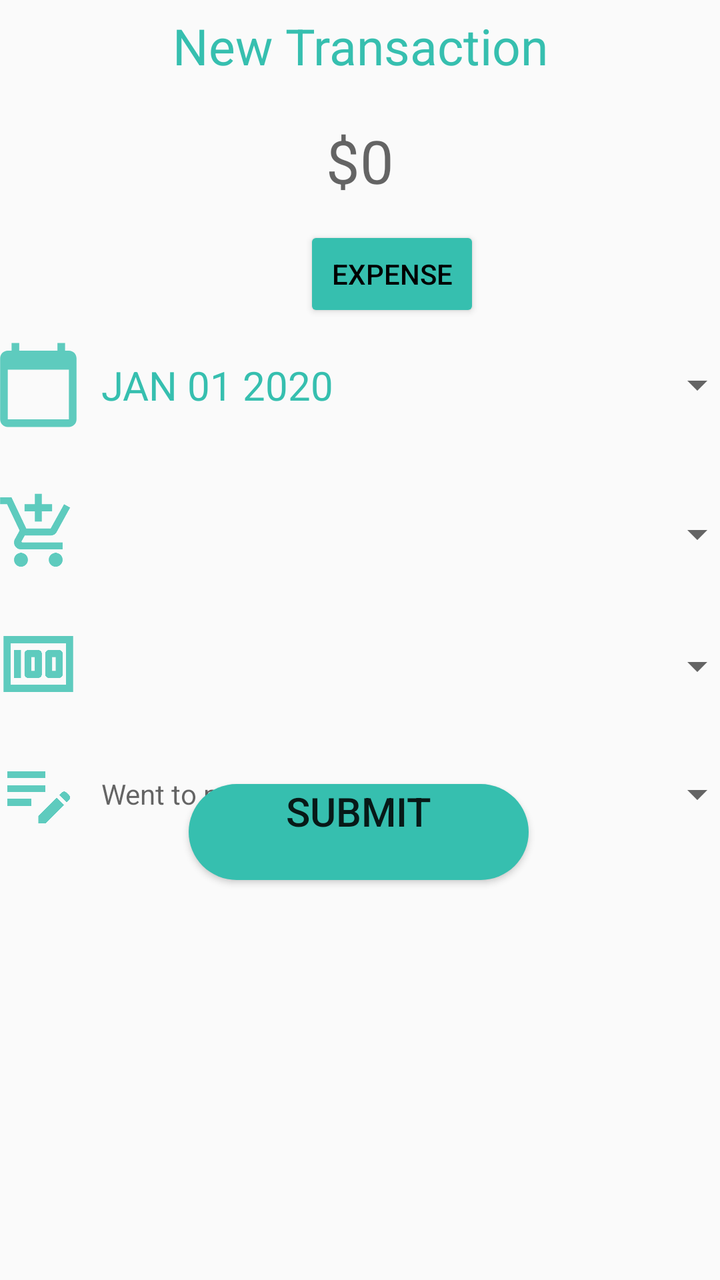
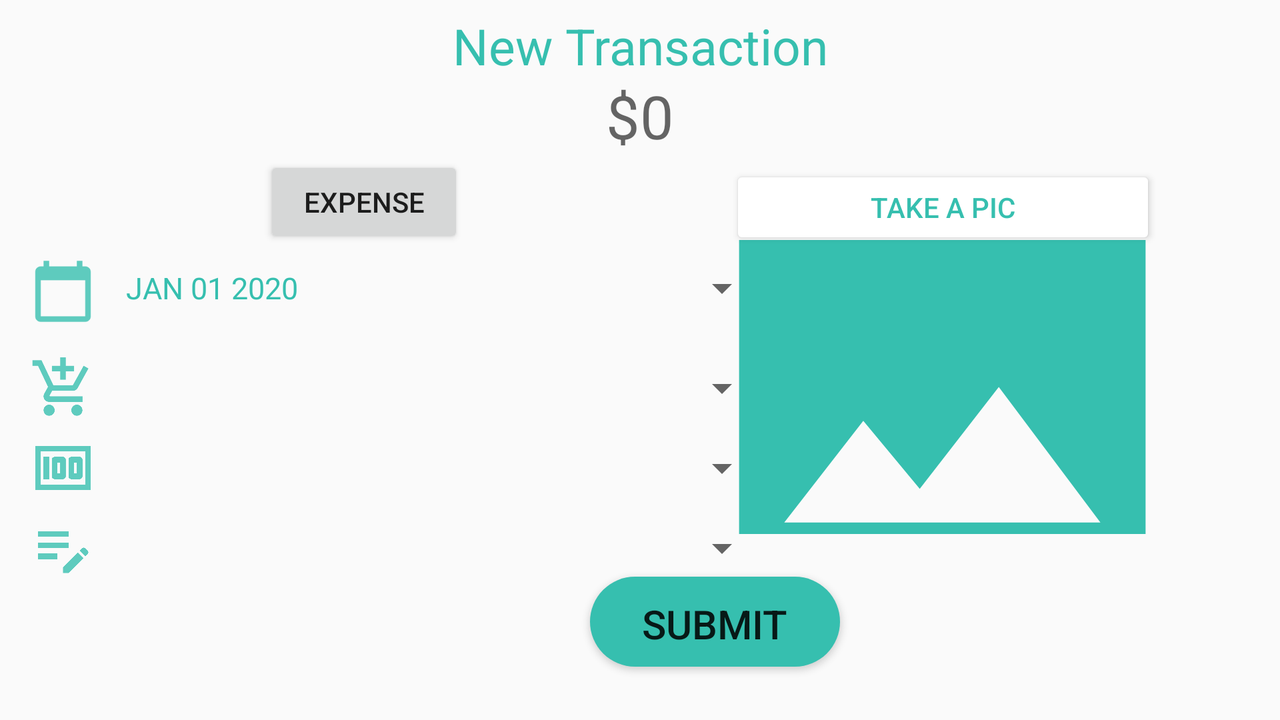

An Android layout and its configuration variant, each rendered on a device that would load it. The default file and the variant file are quoted in full after the pictures.
<!-- AndroidManifest.xml: application theme Theme.AppCompat.Light -->
<!-- res/layout/activity_transaction.xml -->
<?xml version="1.0" encoding="utf-8"?>
<androidx.constraintlayout.widget.ConstraintLayout xmlns:android="http://schemas.android.com/apk/res/android"
    xmlns:app="http://schemas.android.com/apk/res-auto"
    xmlns:tools="http://schemas.android.com/tools"



    android:layout_width="match_parent"
    android:layout_height="match_parent"
    tools:context=".Transaction">


    <TextView
        android:id="@+id/transaction_text_view"
        style="@style/TextStyle"
        android:layout_width="match_parent"
        android:layout_height="wrap_content"
        android:gravity="center"
        android:text="New Transaction"
        android:textSize="25dp"
        app:layout_constraintBottom_toBottomOf="parent"
        app:layout_constraintEnd_toEndOf="parent"
        app:layout_constraintHorizontal_bias="1.0"
        app:layout_constraintStart_toStartOf="parent"
        app:layout_constraintTop_toTopOf="parent"
        app:layout_constraintVertical_bias="0.0" />


    <EditText
        android:id="@+id/amount_ET"
        android:layout_width="match_parent"
        android:layout_height="wrap_content"
        android:background="@null"
        android:gravity="center"
        android:hint="$0"
        android:onClick="changeDollarFormat"
        android:textColor="#36BFAF"
        android:textSize="30dp"
        app:layout_constraintBottom_toBottomOf="parent"
        app:layout_constraintEnd_toEndOf="parent"
        app:layout_constraintHorizontal_bias="0.6"
        app:layout_constraintStart_toStartOf="parent"
        app:layout_constraintTop_toTopOf="parent"
        app:layout_constraintVertical_bias="0.1" />

    <Button
        android:id="@+id/Expense_button"
        style="@style/ButtonStyle"
        android:layout_marginStart="152dp"
        android:text="@string/Expense"

        app:layout_constraintBottom_toBottomOf="parent"
        app:layout_constraintStart_toStartOf="parent"
        app:layout_constraintTop_toBottomOf="@+id/amount_ET"
        app:layout_constraintVertical_bias="0.01" />

    <ImageView
        android:id="@+id/calendarImage"
        android:layout_width="63dp"
        android:layout_height="55dp"
        android:layout_marginTop="4dp"
        app:layout_constraintBottom_toBottomOf="parent"
        app:layout_constraintEnd_toStartOf="@+id/datePickerButton"
        app:layout_constraintHorizontal_bias="0.5"
        app:layout_constraintHorizontal_chainStyle="packed"
        app:layout_constraintStart_toStartOf="parent"
        app:layout_constraintTop_toBottomOf="@+id/Expense_button"
        app:layout_constraintVertical_bias="0.0"
        app:srcCompat="@drawable/ic_calander2" />

    <Button
        android:id="@+id/datePickerButton"
        style="?android:spinnerStyle"
        android:layout_width="322dp"
        android:layout_height="55dp"
        android:layout_marginTop="4dp"
        android:onClick="openDatePicker"
        android:text="JAN 01 2020"
        android:textColor="#36BFAF"
        android:textSize="20dp"
        app:layout_constraintBottom_toBottomOf="parent"
        app:layout_constraintEnd_toEndOf="parent"
        app:layout_constraintHorizontal_bias="0.5"
        app:layout_constraintStart_toEndOf="@+id/calendarImage"
        app:layout_constraintTop_toBottomOf="@+id/Expense_button"
        app:layout_constraintVertical_bias="0.0" />

    <ImageView
        android:id="@+id/categoryImage"
        android:layout_width="63dp"
        android:layout_height="50dp"
        android:layout_marginTop="80dp"
        app:layout_constraintBottom_toBottomOf="parent"
        app:layout_constraintEnd_toStartOf="@+id/categoryDropDown"
        app:layout_constraintHorizontal_bias="0.5"
        app:layout_constraintHorizontal_chainStyle="packed"
        app:layout_constraintStart_toStartOf="parent"
        app:layout_constraintTop_toBottomOf="@+id/Expense_button"
        app:layout_constraintVertical_bias="0.0"
        app:srcCompat="@drawable/ic_shopping" />

    <Spinner
        android:id="@+id/categoryDropDown"
        style="?android:spinnerStyle"
        android:layout_width="322dp"
        android:layout_height="52dp"
        android:layout_marginTop="80dp"
        app:layout_constraintBottom_toBottomOf="parent"
        app:layout_constraintEnd_toEndOf="parent"
        app:layout_constraintHorizontal_bias="0.5"
        app:layout_constraintStart_toEndOf="@+id/categoryImage"
        app:layout_constraintTop_toBottomOf="@+id/Expense_button"
        app:layout_constraintVertical_bias="0.0" />

    <ImageView
        android:id="@+id/moneyImage"
        android:layout_width="63dp"
        android:layout_height="50dp"
        android:layout_marginTop="146dp"
        app:layout_constraintBottom_toBottomOf="parent"
        app:layout_constraintEnd_toStartOf="@+id/fromBucket"
        app:layout_constraintHorizontal_chainStyle="packed"
        app:layout_constraintHorizontal_bias="0.5"
        app:layout_constraintStart_toStartOf="parent"
        app:layout_constraintTop_toBottomOf="@+id/Expense_button"
        app:layout_constraintVertical_bias="0.0"
        app:srcCompat="@drawable/ic_money_category" />

    <Spinner
        android:id="@+id/fromBucket"
        style="?android:spinnerStyle"
        android:layout_width="322dp"
        android:layout_height="52dp"
        android:layout_marginTop="146dp"
        android:textColor="#36BFAF"
        app:layout_constraintBottom_toBottomOf="parent"
        app:layout_constraintEnd_toEndOf="parent"
        app:layout_constraintHorizontal_bias="0.5"
        app:layout_constraintStart_toEndOf="@+id/moneyImage"
        app:layout_constraintTop_toBottomOf="@+id/Expense_button"
        app:layout_constraintVertical_bias="0.0" />


    <ImageView
        android:id="@+id/noteImage"
        android:layout_width="63dp"
        android:layout_height="50dp"
        android:layout_marginTop="210dp"
        app:layout_constraintBottom_toBottomOf="parent"
        app:layout_constraintEnd_toStartOf="@+id/note"
        app:layout_constraintHorizontal_chainStyle="packed"
        app:layout_constraintHorizontal_bias="0.5"
        app:layout_constraintStart_toStartOf="parent"
        app:layout_constraintTop_toBottomOf="@+id/Expense_button"
        app:layout_constraintVertical_bias="0.0"
        app:srcCompat="@drawable/ic_note" />



    <EditText

        android:id="@+id/note"
        style="?android:spinnerStyle"
        android:layout_width="322dp"
        android:layout_height="52dp"
        android:layout_marginTop="210dp"
        android:textColor="#36BFAF"
        android:hint="@string/enter_note_hint"
        app:layout_constraintBottom_toBottomOf="parent"
        app:layout_constraintEnd_toEndOf="parent"
        app:layout_constraintHorizontal_bias="0.5"
        app:layout_constraintStart_toEndOf="@+id/noteImage"
        app:layout_constraintTop_toBottomOf="@+id/Expense_button"
        app:layout_constraintVertical_bias="0.0" />



    <Button
        android:id="@+id/Submit_button"
        android:layout_width="170dp"
        android:layout_height="wrap_content"
        android:layout_marginBottom="200dp"
        android:background="@drawable/round_button"

        android:tint="@color/green"
        android:gravity="center_horizontal"
        android:text="SUBMIT"
        android:textSize="20sp"
        app:layout_constraintBottom_toBottomOf="parent"
        app:layout_constraintEnd_toEndOf="parent"
        app:layout_constraintHorizontal_bias="0.497"
        app:layout_constraintStart_toStartOf="parent"
        app:layout_constraintTop_toBottomOf="@+id/amount_ET"
        app:layout_constraintVertical_bias="1.0" />


</androidx.constraintlayout.widget.ConstraintLayout>
<!-- resources referenced by this layout -->
<resources>
  <color name="green">#36BFAF</color>
  <!-- drawable ic_calander2 (drawable-anydpi) -->
  <vector xmlns:android="http://schemas.android.com/apk/res/android"
      android:width="24dp"
      android:height="24dp"
      android:viewportWidth="24"
      android:viewportHeight="24"
      android:tint="#36BFAF"
      android:alpha="0.8">
    <group android:scaleX="0.8333333"
        android:scaleY="0.8333333"
        android:translateX="2"
        android:translateY="2">
      <path
          android:fillColor="@android:color/white"
          android:pathData="M20,3h-1L19,1h-2v2L7,3L7,1L5,1v2L4,3c-1.1,0 -2,0.9 -2,2v16c0,1.1 0.9,2 2,2h16c1.1,0 2,-0.9 2,-2L22,5c0,-1.1 -0.9,-2 -2,-2zM20,21L4,21L4,8h16v13z"/>
    </group>
  </vector>
  <!-- drawable ic_money_category (drawable-anydpi) -->
  <vector xmlns:android="http://schemas.android.com/apk/res/android"
      android:width="24dp"
      android:height="24dp"
      android:viewportWidth="24"
      android:viewportHeight="24"
      android:tint="#36BFAF"
      android:alpha="0.8">
    <group android:scaleX="0.8333333"
        android:scaleY="0.8333333"
        android:translateX="2"
        android:translateY="2">
      <path
          android:fillColor="@android:color/white"
          android:pathData="M5,8h2v8L5,16zM12,8L9,8c-0.55,0 -1,0.45 -1,1v6c0,0.55 0.45,1 1,1h3c0.55,0 1,-0.45 1,-1L13,9c0,-0.55 -0.45,-1 -1,-1zM11,14h-1v-4h1v4zM18,8h-3c-0.55,0 -1,0.45 -1,1v6c0,0.55 0.45,1 1,1h3c0.55,0 1,-0.45 1,-1L19,9c0,-0.55 -0.45,-1 -1,-1zM17,14h-1v-4h1v4z"/>
      <path
          android:fillColor="@android:color/white"
          android:pathData="M2,4v16h20L22,4L2,4zM4,18L4,6h16v12L4,18z"/>
    </group>
  </vector>
  <!-- drawable ic_note (drawable-anydpi) -->
  <vector xmlns:android="http://schemas.android.com/apk/res/android"
      android:width="24dp"
      android:height="24dp"
      android:viewportWidth="24"
      android:viewportHeight="24"
      android:tint="#36BFAF"
      android:alpha="0.8">
    <group android:scaleX="0.8333333"
        android:scaleY="0.8333333"
        android:translateX="2"
        android:translateY="2">
      <path
          android:fillColor="@android:color/white"
          android:pathData="M3,10h11v2H3V10zM3,8h11V6H3V8zM3,16h7v-2H3V16zM18.01,12.87l0.71,-0.71c0.39,-0.39 1.02,-0.39 1.41,0l0.71,0.71c0.39,0.39 0.39,1.02 0,1.41l-0.71,0.71L18.01,12.87zM17.3,13.58l-5.3,5.3V21h2.12l5.3,-5.3L17.3,13.58z"/>
    </group>
  </vector>
  <!-- drawable round_button (drawable) -->
  <?xml version="1.0" encoding="utf-8"?>
  <shape xmlns:android="http://schemas.android.com/apk/res/android"
      android:shape="rectangle">
      <solid android:color="@color/green" />
  
  
      <corners android:bottomRightRadius="80dp"
          android:bottomLeftRadius="80dp"
          android:topRightRadius="80dp"
          android:topLeftRadius="80dp"/>
  </shape>
  <string name="Expense">Expense</string>
  <string name="enter_note_hint">Went to movie</string>
  <style name="ButtonStyle">
          <item name="android:layout_width">wrap_content</item>
          <item name="android:layout_height">wrap_content</item>
          <item name="android:layout_marginTop">8dp</item>
          <item name="android:layout_marginBottom">8dp</item>
          <item name="android:backgroundTint">#36BFAF</item>
          <item name="android:textColor">#000000</item>
          <item name="android:textAlignment">center</item>
      </style>
  <style name="TextStyle">
          <item name="android:layout_marginStart">8dp</item>
          <item name="android:layout_marginEnd">8dp</item>
          <item name="android:padding">@dimen/text_padding</item>
          <item name="android:textColor">#36BFAF</item>
          <item name="android:textAlignment">center</item>
  
      </style>
  <dimen name="text_padding">6dp</dimen>
</resources>
<!-- res/layout-land/activity_transaction.xml (the repository's variant of the layout above) -->
<!-- drawn on the phone turned sideways -->
<?xml version="1.0" encoding="utf-8"?>
<androidx.constraintlayout.widget.ConstraintLayout xmlns:android="http://schemas.android.com/apk/res/android"
    xmlns:app="http://schemas.android.com/apk/res-auto"
    xmlns:tools="http://schemas.android.com/tools"
    android:layout_width="match_parent"
    android:layout_height="match_parent"
    android:background="@drawable/gradient_bg"
    tools:context=".TransactionActivity">


    <LinearLayout
        android:id="@+id/mainLayout"
        android:descendantFocusability="beforeDescendants"
        android:focusableInTouchMode="true"
        android:focusable="true"
        android:layout_width="0px"
        android:layout_height="0px"
        tools:ignore="MissingConstraints"
        android:orientation="horizontal" />

    <TextView
        android:id="@+id/transaction_text_view"
        style="@style/TextStyle"
        android:layout_width="match_parent"
        android:layout_height="wrap_content"
        android:gravity="center"
        android:text="New Transaction"
        android:textSize="25dp"
        app:layout_constraintBottom_toBottomOf="parent"
        app:layout_constraintEnd_toEndOf="parent"
        app:layout_constraintHorizontal_bias="1.0"
        app:layout_constraintStart_toStartOf="parent"
        app:layout_constraintTop_toTopOf="parent"
        app:layout_constraintVertical_bias="0.0" />


    <EditText
        android:id="@+id/amount_ET"
        android:layout_width="match_parent"
        android:layout_height="wrap_content"
        android:background="@null"
        android:gravity="center"
        android:imeOptions="actionDone"
        android:inputType="numberDecimal"
        android:singleLine="true"
        android:hint="$0"
        android:textColor="#36BFAF"
        android:textSize="30dp"
        app:layout_constraintBottom_toBottomOf="parent"
        app:layout_constraintEnd_toEndOf="parent"
        app:layout_constraintHorizontal_bias="0.0"
        app:layout_constraintStart_toStartOf="parent"
        app:layout_constraintTop_toTopOf="parent"
        app:layout_constraintVertical_bias="0.118" />

    <Button
        android:id="@+id/Expense_button"
        style="@style/ButtonLandStyle"
        android:layout_width="100dp"
        android:layout_height="46dp"
        android:layout_marginStart="132dp"
        android:text="@string/Expense"
        app:layout_constraintBottom_toBottomOf="parent"
        app:layout_constraintStart_toStartOf="parent"
        app:layout_constraintTop_toBottomOf="@+id/amount_ET"
        app:layout_constraintVertical_bias="0.0" />

    <ImageView
        android:id="@+id/calendarImage"
        android:layout_width="63dp"
        android:layout_height="40dp"
        app:layout_constraintBottom_toBottomOf="parent"
        app:layout_constraintEnd_toStartOf="@+id/datePickerButton"
        app:layout_constraintHorizontal_chainStyle="packed"
        app:layout_constraintTop_toBottomOf="@+id/Expense_button"
        app:layout_constraintVertical_bias="0.008"
        app:srcCompat="@drawable/ic_calander2" />

    <Button
        android:id="@+id/datePickerButton"
        style="?android:spinnerStyle"
        android:layout_width="322dp"
        android:layout_height="40dp"
        android:onClick="openDatePicker"
        android:text="JAN 01 2020"
        android:textColor="#36BFAF"
        android:textSize="15dp"
        app:layout_constraintBottom_toBottomOf="parent"
        app:layout_constraintStart_toEndOf="@+id/calendarImage"
        app:layout_constraintTop_toBottomOf="@+id/Expense_button"
        app:layout_constraintVertical_bias="0.0" />

    <Spinner
        android:id="@+id/categoryDropDown"
        style="?android:spinnerStyle"
        android:layout_width="322dp"
        android:layout_height="40dp"
        android:layout_marginTop="50dp"
        app:layout_constraintBottom_toBottomOf="parent"
        app:layout_constraintStart_toEndOf="@+id/categoryImage"
        app:layout_constraintTop_toBottomOf="@+id/Expense_button"
        app:layout_constraintVertical_bias="0.0" />

    <ImageView
        android:id="@+id/categoryImage"
        android:layout_width="63dp"
        android:layout_height="40dp"
        android:layout_marginTop="50dp"
        app:layout_constraintBottom_toBottomOf="parent"
        app:layout_constraintEnd_toStartOf="@+id/categoryDropDown"
        app:layout_constraintHorizontal_chainStyle="packed"
        app:layout_constraintTop_toBottomOf="@+id/Expense_button"
        app:layout_constraintVertical_bias="0.0"
        app:srcCompat="@drawable/ic_shopping" />

    <ImageView
        android:id="@+id/moneyImage"
        android:layout_width="63dp"
        android:layout_height="40dp"
        android:layout_marginTop="90dp"
        app:layout_constraintBottom_toBottomOf="parent"
        app:layout_constraintEnd_toStartOf="@+id/fromBucket"
        app:layout_constraintHorizontal_chainStyle="packed"
        app:layout_constraintTop_toBottomOf="@+id/Expense_button"
        app:layout_constraintVertical_bias="0.0"
        app:srcCompat="@drawable/ic_money_category" />

    <Spinner
        android:id="@+id/fromBucket"
        style="?android:spinnerStyle"
        android:layout_width="322dp"
        android:layout_height="40dp"
        android:layout_marginTop="90dp"
        android:textColor="#36BFAF"
        app:layout_constraintBottom_toBottomOf="parent"
        app:layout_constraintStart_toEndOf="@+id/moneyImage"
        app:layout_constraintTop_toBottomOf="@+id/Expense_button"
        app:layout_constraintVertical_bias="0.0" />


    <ImageView
        android:id="@+id/noteImage"
        android:layout_width="63dp"
        android:layout_height="40dp"
        android:layout_marginTop="130dp"
        app:layout_constraintBottom_toBottomOf="parent"
        app:layout_constraintEnd_toStartOf="@+id/note"
        app:layout_constraintHorizontal_chainStyle="packed"
        app:layout_constraintTop_toBottomOf="@+id/Expense_button"
        app:layout_constraintVertical_bias="0.0"
        app:srcCompat="@drawable/ic_note" />


    <EditText
        android:id="@+id/note"
        style="?android:spinnerStyle"
        android:layout_width="322dp"
        android:layout_height="40dp"
        android:layout_marginTop="130dp"
        android:imeOptions="actionDone"
        android:textSize="25dp"
        android:inputType="text"
        android:textColor="#36BFAF"
        app:layout_constraintBottom_toBottomOf="parent"
        app:layout_constraintStart_toEndOf="@+id/noteImage"
        app:layout_constraintTop_toBottomOf="@+id/Expense_button"
        app:layout_constraintVertical_bias="0.0" />


    <Button
        android:id="@+id/capture_image_btn"
        android:layout_width="213dp"
        android:layout_height="42dp"
        android:backgroundTint="@color/white"
        android:text="Take a pic"
        android:textColor="@color/green"
        app:layout_constraintBottom_toBottomOf="parent"
        app:layout_constraintEnd_toEndOf="parent"
        app:layout_constraintHorizontal_bias="0.855"
        app:layout_constraintStart_toStartOf="parent"
        app:layout_constraintTop_toTopOf="parent"
        app:layout_constraintVertical_bias="0.26" />

    <ImageView
        android:id="@+id/image_view"
        android:layout_width="271dp"
        android:layout_height="147dp"
        android:scaleType="centerCrop"
        android:src="@drawable/ic_baseline_image_24"
        app:layout_constraintBottom_toBottomOf="parent"
        app:layout_constraintEnd_toEndOf="parent"
        app:layout_constraintHorizontal_bias="0.91"
        app:layout_constraintStart_toStartOf="parent"
        app:layout_constraintTop_toTopOf="parent"
        app:layout_constraintVertical_bias="0.564"
        tools:ignore="MissingConstraints" />

    <Button
        android:id="@+id/button_delete"
        android:layout_width="125dp"
        android:layout_height="45dp"
        android:layout_marginEnd="220dp"
        android:background="@drawable/round_button"
        android:gravity="center_horizontal"
        android:text="SUBMIT"
        android:paddingTop="10dp"
        android:textSize="20sp"
        android:tint="@color/green"
        app:layout_constraintBottom_toBottomOf="parent"
        app:layout_constraintEnd_toEndOf="parent"
        app:layout_constraintTop_toTopOf="parent"
        app:layout_constraintVertical_bias="0.915" />

    <com.google.android.material.floatingactionbutton.FloatingActionButton
        android:id="@+id/home_button"
        android:layout_width="49dp"
        android:layout_height="51dp"
        android:layout_marginStart="664dp"
        android:clickable="true"
        app:layout_constraintBottom_toBottomOf="parent"
        app:layout_constraintStart_toStartOf="parent"
        app:layout_constraintTop_toTopOf="parent"
        app:layout_constraintVertical_bias="0.925"
        app:srcCompat="@drawable/ic_home" />


</androidx.constraintlayout.widget.ConstraintLayout>
<!-- resources referenced by the variant -->
<!-- as the phone turned sideways resolves them -->
<resources>
  <color name="green">#36BFAF</color>
  <color name="white">#FFFFFFFF</color>
  <!-- drawable ic_baseline_image_24 (drawable) -->
  <vector android:height="24dp" android:tint="#36BFAF"
      android:viewportHeight="24" android:viewportWidth="24"
      android:width="24dp" xmlns:android="http://schemas.android.com/apk/res/android">
      <path android:fillColor="@android:color/white" android:pathData="M21,19V5c0,-1.1 -0.9,-2 -2,-2H5c-1.1,0 -2,0.9 -2,2v14c0,1.1 0.9,2 2,2h14c1.1,0 2,-0.9 2,-2zM8.5,13.5l2.5,3.01L14.5,12l4.5,6H5l3.5,-4.5z"/>
  </vector>
  <!-- drawable ic_calander2 (drawable-anydpi) -->
  <vector xmlns:android="http://schemas.android.com/apk/res/android"
      android:width="24dp"
      android:height="24dp"
      android:viewportWidth="24"
      android:viewportHeight="24"
      android:tint="#36BFAF"
      android:alpha="0.8">
    <group android:scaleX="0.8333333"
        android:scaleY="0.8333333"
        android:translateX="2"
        android:translateY="2">
      <path
          android:fillColor="@android:color/white"
          android:pathData="M20,3h-1L19,1h-2v2L7,3L7,1L5,1v2L4,3c-1.1,0 -2,0.9 -2,2v16c0,1.1 0.9,2 2,2h16c1.1,0 2,-0.9 2,-2L22,5c0,-1.1 -0.9,-2 -2,-2zM20,21L4,21L4,8h16v13z"/>
    </group>
  </vector>
  <!-- drawable ic_home (drawable-anydpi) -->
  <vector xmlns:android="http://schemas.android.com/apk/res/android"
      android:width="24dp"
      android:height="24dp"
      android:viewportWidth="24"
      android:viewportHeight="24"
      android:tint="#36BFAF"
      android:alpha="0.8">
    <group android:scaleX="0.8333333"
        android:scaleY="0.8333333"
        android:translateX="2"
        android:translateY="2">
      <path
          android:fillColor="@android:color/white"
          android:pathData="M10,20v-6h4v6h5v-8h3L12,3 2,12h3v8z"/>
    </group>
  </vector>
  <!-- drawable ic_note (drawable-anydpi) -->
  <vector xmlns:android="http://schemas.android.com/apk/res/android"
      android:width="24dp"
      android:height="24dp"
      android:viewportWidth="24"
      android:viewportHeight="24"
      android:tint="#36BFAF"
      android:alpha="0.8">
    <group android:scaleX="0.8333333"
        android:scaleY="0.8333333"
        android:translateX="2"
        android:translateY="2">
      <path
          android:fillColor="@android:color/white"
          android:pathData="M3,10h11v2H3V10zM3,8h11V6H3V8zM3,16h7v-2H3V16zM18.01,12.87l0.71,-0.71c0.39,-0.39 1.02,-0.39 1.41,0l0.71,0.71c0.39,0.39 0.39,1.02 0,1.41l-0.71,0.71L18.01,12.87zM17.3,13.58l-5.3,5.3V21h2.12l5.3,-5.3L17.3,13.58z"/>
    </group>
  </vector>
  <!-- drawable round_button (drawable) -->
  <?xml version="1.0" encoding="utf-8"?>
  <shape xmlns:android="http://schemas.android.com/apk/res/android"
      android:shape="rectangle">
      <solid android:color="@color/green" />
  
  
      <corners android:bottomRightRadius="80dp"
          android:bottomLeftRadius="80dp"
          android:topRightRadius="80dp"
          android:topLeftRadius="80dp"/>
  </shape>
  <string name="Expense">Expense</string>
  <style name="TextStyle">
          <item name="android:layout_marginStart">8dp</item>
          <item name="android:layout_marginEnd">8dp</item>
          <item name="android:padding">@dimen/text_padding</item>
          <item name="android:textColor">#36BFAF</item>
          <item name="android:textAlignment">center</item>
  
      </style>
  <dimen name="text_padding">6dp</dimen>
</resources>
